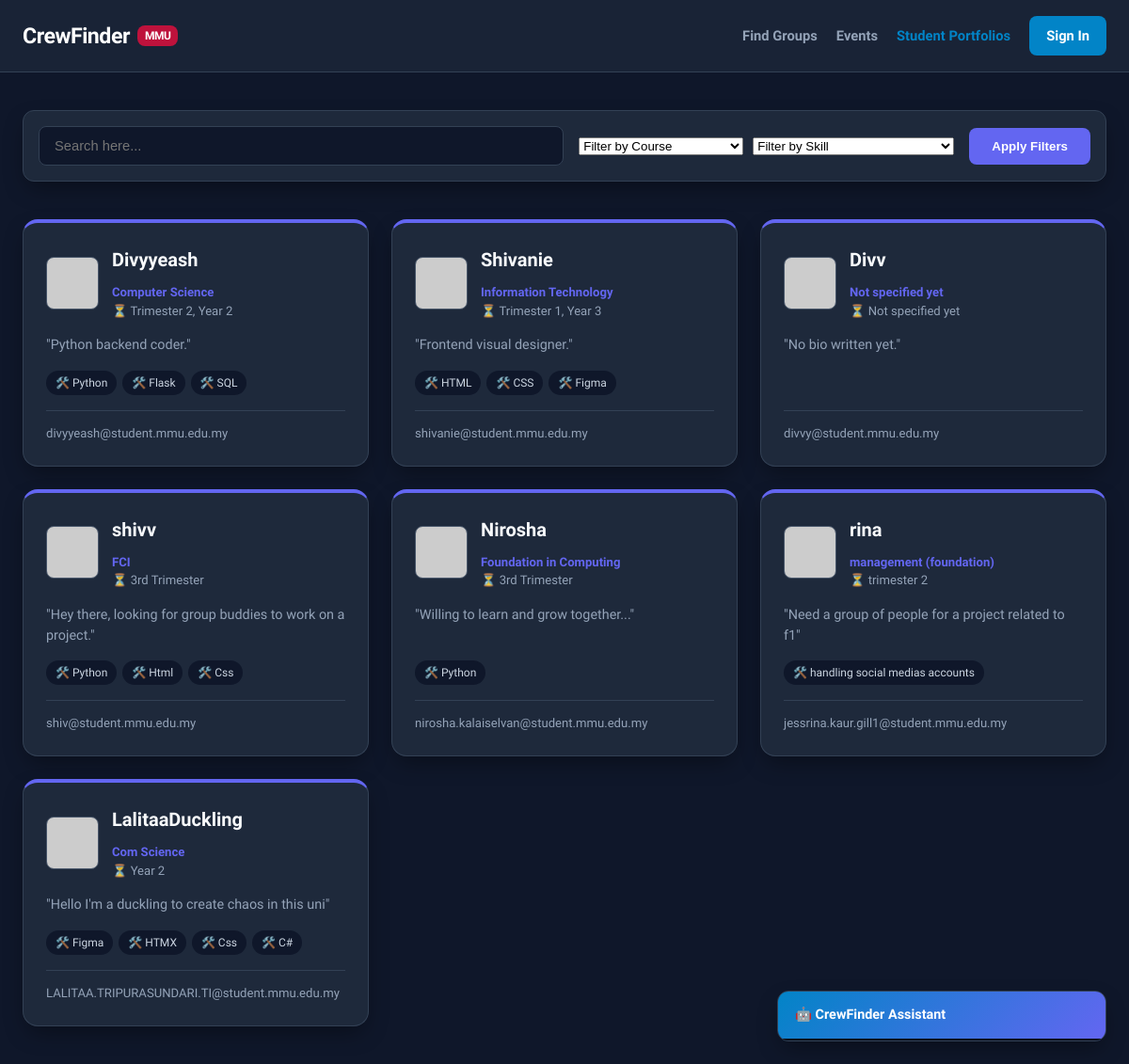
/?tab=profiles, run on the app's committed database.
### models.py (models this page shows, shortened)
class User(db.Model, UserMixin):
    id = db.Column(db.Integer, primary_key=True)
    username = db.Column(db.String(50), unique=True, nullable=False)
    email = db.Column(db.String(120), unique=True, nullable=False)
    password_hash = db.Column(db.String(256), nullable=False)
    course = db.Column(db.String(100), default="Not specified yet")
    semester = db.Column(db.String(50), default="Not specified yet")
    skills = db.Column(db.String(200), default="None listed yet")
    bio = db.Column(db.Text, default="No bio written yet.")
    avatar_name = db.Column(db.String(50), default="bottts")
    projects = db.relationship('Project', backref='author', lazy=True)
    events = db.relationship('Event', backref='creator', lazy=True)

### app.py (the view, shortened to what this page needs)
@app.route('/')
def index():
    search = request.args.get('search', '').strip() #Get the search query from the request query parameters-after the ? in url. If no search query is provided, default to an empty string. The .strip() method is used to remove any leading or trailing whitespace from the search query, ensuring that the search functionality works correctly even if the user accidentally adds extra spaces before or after their input.
    course_filter = request.args.get('course', '') #Get the course filter from the request query parameters-after the ? in url. If no course filter is provided, default to an empty string. This allows users to filter profiles based on their course of study.
    skill_filter = request.args.get('skill', '') #Get the skill filter from the request query parameters-after the ? in url. If no skill filter is provided, default to an empty string. This allows users to filter profiles based on their skills.
    current_tab = request.args.get('tab', 'groups') #Get the current tab from the request query parameters-after the ? in url. If no tab is specified, default to 'groups'. This allows the application to remember which tab the user was on when they performed a search or applied filters.
    group_query = Project.query   #Start looking at the Project table.
    if search:
        group_query = group_query.filter(Project.title.contains(search) | Project.subject_code.contains(search)) #Find groups where the title OR subject code contains the search word.
    groups = group_query.order_by(Project.date_posted.desc()).all() #Order the groups by the date they were posted, with the newest ones first, and get all of them.
    event_query = Event.query
    if search:
        event_query = event_query.filter(Event.title.contains(search) | Event.description.contains(search))
    events = event_query.order_by(Event.date_created.desc()).all()
    profile_query = User.query
    if skill_filter:
        profile_query = profile_query.filter(User.skills.contains(skill_filter))
    if search:
        profile_query = profile_query.filter(User.username.contains(search) | User.skills.contains(search))
    profiles = profile_query.all()
    all_courses = sorted(list(set([u.course for u in User.query.all() if u.course and u.course != "Not specified yet"]))) #user.query.all() retrieves all user profiles from the database,u.course() extracts the course field from each profile, set() filters out any empty or default values,removes duplicates by converting to a set, sorted()sorts the unique courses alphabetically, and list()converts it back to a list. The resulting all_courses variable will contain a sorted list of unique courses that users have specified in their profiles, which can be used to populate the course filter dropdown in the UI.
    all_skills = sorted(list(set([s.strip() for u in User.query.all() if u.skills for s in u.skills.split(',') if u.skills != "None listed yet"]))) #This line retrieves all user profiles from the database, extracts the skills field from each profile, splits the skills by comma, strips any leading/trailing whitespace, filters out any empty values, removes duplicates by converting to a set, sorts the unique skills alphabetically, and converts it back to a list. The resulting all_skills variable will contain a sorted list of unique skills that users have specified in their profiles, which can be used to populate the skill filter dropdown in the UI.
    return render_template('index.html',
                           groups=groups, events=events, profiles=profiles,
                           all_courses=all_courses, all_skills=all_skills,
                           search_query=search, course_filter=course_filter, skill_filter=skill_filter,
                           current_tab=current_tab)

### templates/index.html (shortened to what this page needs)
<!DOCTYPE html>
<html lang="en">
<head>
    <link rel="stylesheet" href="{{ url_for('static', filename='style.css') }}">
</head>
<body class="dashboard-body">
    <nav class="navbar">
        <div class="nav-container">
            <a href="{{ url_for('index') }}" class="nav-logo">CrewFinder <span class="mmu-tag">MMU</span></a>
            <div class="nav-links">
                <a href="{{ url_for('index', tab='groups') }}" class="{% if current_tab == 'groups' %}active{% endif %}">Find Groups</a>
                <a href="{{ url_for('index', tab='events') }}" class="{% if current_tab == 'events' %}active{% endif %}">Events</a>
                <a href="{{ url_for('index', tab='profiles') }}" class="{% if current_tab == 'profiles' %}active{% endif %}">Student Portfolios</a>
                {% if current_user.is_authenticated %}
                    <a href="{{ url_for('create_profile') }}">My Profile</a>
                    <a href="#" onclick="openWindow('groupModal', true)">Post Group</a>
                    <a href="#" onclick="openWindow('eventModal', true)">Post Event</a>
                    <span class="user-pill">👤 {{ current_user.username }}</span>
                    <a href="{{ url_for('logout') }}" class="btn-nav-login logout-btn">Logout</a>
                {% else %}
                    <a href="{{ url_for('login') }}" class="btn-nav-login">Sign In</a>
                {% endif %}
            </div>
        </div>
    </nav>
    <main class="dashboard-container">
        <form method="GET" action="{{ url_for('index') }}" class="search-filter-section">
            <div class="search-box">
                <input type="text" name="search" value="{{ search_query }}" placeholder="Search here...">
            </div>
            {% if current_tab == 'profiles' %}
            <div style="display: flex; gap: 10px;">
                <select name="course">
                    <option value="">Filter by Course</option>
                </select>
                <select name="skill">
                    <option value="">Filter by Skill</option>
                </select>
            </div>
            {% endif %}
            <button type="submit" class="btn-filter-search">Apply Filters</button>
        </form>
        {% if current_tab == 'profiles' %}
        <section class="listings-section">
            <div class="listings-grid">
                {% for profile in profiles %}
                <div class="project-card portfolio-card">
                    <div class="portfolio-top-block">
                        <img src="https://api.dicebear.com/7.x/pixel-art/svg?seed={{ profile.avatar_name }}" alt="Avatar" class="portfolio-avatar">
                        <div>
                            <h3>{{ profile.username }}</h3>
                            <p class="portfolio-subtext" style="color:#6366f1; font-weight:700;">{{ profile.course }}</p>
                            <p class="portfolio-subtext">⏳ {{ profile.semester }}</p>
                        </div>
                    </div>
                    <p class="project-desc">"{{ profile.bio }}"</p>
                    <div class="project-tags">
                        {% if profile.skills != "None listed yet" %}
                            {% for skill in profile.skills.split(',') %}<span>🛠️ {{ skill.strip() }}</span>{% endfor %}
                        {% endif %}
                    </div>
                    <div class="card-footer">
                        <span class="posted-by">{{ profile.email }}</span>
                    </div>
                </div>
                {% endfor %}
            </div>
        </section>
        {% endif %}
    </main>
    <div class="chat-widget" id="aiChatBox">
        <div class="chat-header" onclick="toggleAIChat()"><h4>🤖 CrewFinder Assistant</h4></div>
        <div class="chat-body" id="aiChatBody"><div class="msg bot">Hi! Ask me any questions about finding teams on CrewFinder.</div></div>
    </div>
</body>
</html>

### static/style.css (style rules this page uses)
:root { --primary: #0284c7; --primary-hover: #0369a1; --secondary: #6366f1; --event-accent: #f59e0b; --bg-dashboard: #0f172a; --bg-card: #1e293b; --text-main: #f8fafc; --text-muted: #94a3b8; --border-color: #334155; --success: #10b981; --radius-lg: 16px; --radius-md: 12px; --radius-sm: 8px; --shadow-main: 0 10px 25px -5px rgba(0, 0, 0, 0.4); --transition: all 0.2s ease-in-out; }
* { margin: 0; padding: 0; box-sizing: border-box; }
body { font-family: 'Plus Jakarta Sans', sans-serif; background-color: var(--bg-dashboard); color: var(--text-main); line-height: 1.5; }
.navbar { background: rgba(30, 41, 59, 0.75); backdrop-filter: blur(16px); -webkit-backdrop-filter: blur(16px); border-bottom: 1px solid var(--border-color); position: sticky; top: 0; z-index: 100; }
.nav-container { max-width: 1280px; margin: 0 auto; padding: 0 24px; height: 76px; display: flex; justify-content: space-between; align-items: center; }
.nav-logo { font-size: 1.45rem; font-weight: 800; color: white; text-decoration: none; letter-spacing: -0.5px; display: flex; align-items: center; gap: 8px; }
.mmu-tag { background: #be123c; color: white; font-size: 0.75rem; padding: 2px 8px; border-radius: var(--radius-sm); font-weight: 800; }
.nav-links { display: flex; align-items: center; gap: 20px; }
.nav-links a { color: var(--text-muted); text-decoration: none; font-weight: 600; font-size: 0.92rem; transition: var(--transition); }
.nav-links a:hover, .nav-links a.active { color: var(--primary); }
.btn-nav-login { background-color: var(--primary); color: white !important; padding: 10px 18px; border-radius: var(--radius-sm); font-weight: 700 !important; }
.dashboard-container { max-width: 1280px; margin: 0 auto; padding: 40px 24px; }
.search-filter-section { background-color: var(--bg-card); border: 1px solid var(--border-color); padding: 16px; border-radius: var(--radius-md); display: flex; gap: 16px; margin-bottom: 40px; align-items: center; box-shadow: var(--shadow-main); }
.search-box { flex: 1; }
.search-box input { width: 100%; background-color: var(--bg-dashboard); border: 1px solid var(--border-color); padding: 12px 16px; border-radius: var(--radius-sm); color: white; font-size: 0.92rem; outline: none; }
.btn-filter-search { background-color: var(--secondary); color: white; border: none; font-weight: 700; padding: 12px 24px; border-radius: var(--radius-sm); cursor: pointer; transition: var(--transition); }
.listings-grid { display: grid; grid-template-columns: repeat(auto-fill, minmax(360px, 1fr)); gap: 24px; }
.project-card { background-color: var(--bg-card); border: 1px solid var(--border-color); border-radius: var(--radius-lg); padding: 24px; display: flex; flex-direction: column; box-shadow: var(--shadow-main); transition: var(--transition); }
.project-card h3 { font-size: 1.25rem; font-weight: 700; margin-bottom: 10px; }
.project-desc { color: var(--text-muted); font-size: 0.9rem; margin-bottom: 16px; flex-grow: 1; }
.project-tags { display: flex; flex-wrap: wrap; gap: 6px; margin-bottom: 16px; }
.project-tags span { background: #0f172a; padding: 4px 10px; border-radius: 50px; font-size: 0.75rem; color: #cbd5e1; font-weight: 500; }
.card-footer { border-top: 1px solid var(--border-color); padding-top: 14px; display: flex; justify-content: space-between; align-items: center; }
.posted-by { font-size: 0.82rem; color: var(--text-muted); }
.portfolio-card { border-top: 4px solid var(--secondary); }
.portfolio-top-block { display: flex; gap: 14px; align-items: center; margin-bottom: 16px; }
.portfolio-avatar { width: 56px; height: 56px; border-radius: var(--radius-sm); background: #334155; border: 1px solid #475569; }
.portfolio-subtext { font-size: 0.82rem; color: var(--text-muted); }
.chat-widget { position: fixed; bottom: 24px; right: 24px; width: 350px; height: 54px; background: var(--bg-card); border: 1px solid var(--border-color); border-radius: var(--radius-md); box-shadow: var(--shadow-main); transition: all 0.3s cubic-bezier(0.16, 1, 0.3, 1); overflow: hidden; z-index: 1000; }
.chat-header { background: linear-gradient(135deg, var(--primary), var(--secondary)); padding: 14px 18px; cursor: pointer; }
.chat-header h4 { color: white; font-size: 0.9rem; font-weight: 700; }
.chat-body { height: calc(100% - 108px); padding: 16px; overflow-y: auto; display: flex; flex-direction: column; gap: 10px; background-color: #0b0f19; }

### data on the page
User: username "Divyyeash", course "Computer Science", semester "Trimester 2, Year 2", bio "Python backend coder.", strip "Python" "Flask" "SQL", email "divyyeash@student.mmu.edu.my"
User: username "Shivanie", course "Information Technology", semester "Trimester 1, Year 3", bio "Frontend visual designer.", strip "HTML" "CSS" "Figma", email "shivanie@student.mmu.edu.my"
User: username "Divv", course "Not specified yet", semester "Not specified yet", bio "No bio written yet.", email "divvy@student.mmu.edu.my"
User: username "shivv", course "FCI", semester "3rd Trimester", bio "Hey there, looking for group buddies to work on a project.", strip "Python" "Html" "Css", email "shiv@student.mmu.edu.my"
User: username "Nirosha", course "Foundation in Computing", semester "3rd Trimester", bio "Willing to learn and grow together...", strip "Python", email "nirosha.kalaiselvan@student.mmu.edu.my"
User: username "rina", course "management (foundation)", semester "trimester 2", bio "Need a group of people for a project related to f1", strip "handling social medias accounts", email "jessrina.kaur.gill1@student.mmu.edu.my"
User: username "LalitaaDuckling", course "Com Science", semester "Year 2", bio "Hello I'm a duckling to create chaos in this uni", strip "Figma" "HTMX" "Css" "C#", email "LALITAA.TRIPURASUNDARI.TI@student.mmu.edu.my"
